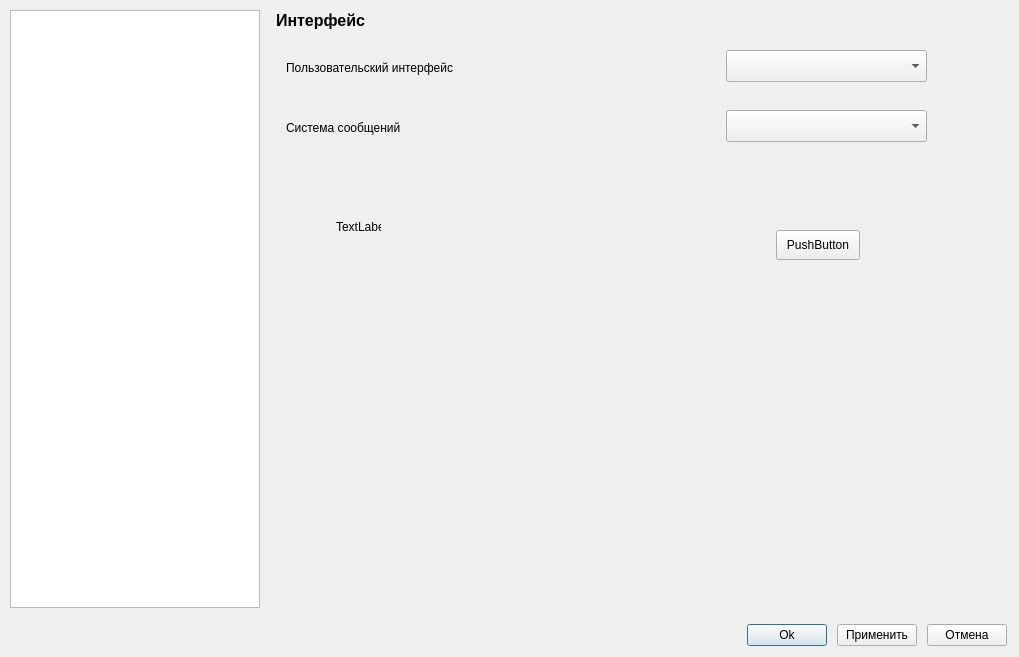
<?xml version="1.0" encoding="UTF-8"?>
<ui version="4.0">
 <class>Nastroiki</class>
 <widget class="QDialog" name="Nastroiki">
  <property name="geometry">
   <rect>
    <x>0</x>
    <y>0</y>
    <width>1019</width>
    <height>657</height>
   </rect>
  </property>
  <property name="windowTitle">
   <string>Настройки im View</string>
  </property>
  <widget class="QWidget" name="widget_2" native="true">
   <property name="geometry">
    <rect>
     <x>743</x>
     <y>614</y>
     <width>270</width>
     <height>42</height>
    </rect>
   </property>
   <property name="sizePolicy">
    <sizepolicy hsizetype="Preferred" vsizetype="Preferred">
     <horstretch>0</horstretch>
     <verstretch>0</verstretch>
    </sizepolicy>
   </property>
   <property name="maximumSize">
    <size>
     <width>16777215</width>
     <height>45</height>
    </size>
   </property>
   <property name="styleSheet">
    <string notr="true"/>
   </property>
   <layout class="QHBoxLayout" name="horizontalLayout">
    <property name="rightMargin">
     <number>0</number>
    </property>
    <item>
     <widget class="QPushButton" name="pushButton">
      <property name="sizePolicy">
       <sizepolicy hsizetype="Fixed" vsizetype="Fixed">
        <horstretch>0</horstretch>
        <verstretch>0</verstretch>
       </sizepolicy>
      </property>
      <property name="text">
       <string>Ok</string>
      </property>
     </widget>
    </item>
    <item>
     <widget class="QPushButton" name="pushButton_2">
      <property name="sizePolicy">
       <sizepolicy hsizetype="Fixed" vsizetype="Fixed">
        <horstretch>0</horstretch>
        <verstretch>0</verstretch>
       </sizepolicy>
      </property>
      <property name="text">
       <string>Применить</string>
      </property>
     </widget>
    </item>
    <item>
     <widget class="QPushButton" name="pushButton_3">
      <property name="sizePolicy">
       <sizepolicy hsizetype="Fixed" vsizetype="Fixed">
        <horstretch>0</horstretch>
        <verstretch>0</verstretch>
       </sizepolicy>
      </property>
      <property name="text">
       <string>Отмена</string>
      </property>
     </widget>
    </item>
   </layout>
  </widget>
  <widget class="QStackedWidget" name="stackedWidget">
   <property name="geometry">
    <rect>
     <x>266</x>
     <y>10</y>
     <width>741</width>
     <height>598</height>
    </rect>
   </property>
   <property name="currentIndex">
    <number>0</number>
   </property>
   <widget class="QWidget" name="page">
    <widget class="QLabel" name="label">
     <property name="geometry">
      <rect>
       <x>10</x>
       <y>0</y>
       <width>111</width>
       <height>21</height>
      </rect>
     </property>
     <property name="text">
      <string>&lt;html&gt;&lt;head/&gt;&lt;body&gt;&lt;p&gt;&lt;span style=&quot; font-size:12pt; font-weight:600;&quot;&gt;Интерфейс&lt;/span&gt;&lt;/p&gt;&lt;/body&gt;&lt;/html&gt;</string>
     </property>
    </widget>
    <widget class="QComboBox" name="comboBox">
     <property name="geometry">
      <rect>
       <x>460</x>
       <y>40</y>
       <width>201</width>
       <height>32</height>
      </rect>
     </property>
    </widget>
    <widget class="QLabel" name="label_8">
     <property name="geometry">
      <rect>
       <x>20</x>
       <y>50</y>
       <width>241</width>
       <height>16</height>
      </rect>
     </property>
     <property name="text">
      <string>Пользовательский интерфейс</string>
     </property>
    </widget>
    <widget class="QPushButton" name="pushButton_4">
     <property name="geometry">
      <rect>
       <x>510</x>
       <y>220</y>
       <width>84</width>
       <height>30</height>
      </rect>
     </property>
     <property name="text">
      <string>PushButton</string>
     </property>
    </widget>
    <widget class="QLabel" name="label_9">
     <property name="geometry">
      <rect>
       <x>70</x>
       <y>210</y>
       <width>45</width>
       <height>14</height>
      </rect>
     </property>
     <property name="text">
      <string>TextLabel</string>
     </property>
    </widget>
    <widget class="QComboBox" name="comboBox_2">
     <property name="geometry">
      <rect>
       <x>460</x>
       <y>100</y>
       <width>201</width>
       <height>32</height>
      </rect>
     </property>
    </widget>
    <widget class="QLabel" name="label_10">
     <property name="geometry">
      <rect>
       <x>20</x>
       <y>110</y>
       <width>321</width>
       <height>16</height>
      </rect>
     </property>
     <property name="text">
      <string>Система сообщений</string>
     </property>
    </widget>
   </widget>
   <widget class="QWidget" name="page_3">
    <widget class="QLabel" name="label_2">
     <property name="geometry">
      <rect>
       <x>10</x>
       <y>0</y>
       <width>161</width>
       <height>21</height>
      </rect>
     </property>
     <property name="text">
      <string>&lt;html&gt;&lt;head/&gt;&lt;body&gt;&lt;p&gt;&lt;span style=&quot; font-size:12pt; font-weight:600; color:#000000;&quot;&gt;Исходные данные&lt;/span&gt;&lt;/p&gt;&lt;/body&gt;&lt;/html&gt;</string>
     </property>
    </widget>
   </widget>
   <widget class="QWidget" name="page_4">
    <widget class="QLabel" name="label_3">
     <property name="geometry">
      <rect>
       <x>10</x>
       <y>0</y>
       <width>161</width>
       <height>21</height>
      </rect>
     </property>
     <property name="text">
      <string>&lt;html&gt;&lt;head/&gt;&lt;body&gt;&lt;p&gt;&lt;span style=&quot; font-size:12pt; font-weight:600; color:#000000;&quot;&gt;Идентификация&lt;/span&gt;&lt;span style=&quot; font-size:12pt; color:#000000;&quot;/&gt;&lt;/p&gt;&lt;/body&gt;&lt;/html&gt;</string>
     </property>
    </widget>
   </widget>
   <widget class="QWidget" name="page_5">
    <widget class="QLabel" name="label_4">
     <property name="geometry">
      <rect>
       <x>10</x>
       <y>0</y>
       <width>161</width>
       <height>21</height>
      </rect>
     </property>
     <property name="text">
      <string>&lt;html&gt;&lt;head/&gt;&lt;body&gt;&lt;p&gt;&lt;span style=&quot; font-size:12pt; font-weight:600; color:#000000;&quot;&gt;Электро&lt;/span&gt;&lt;/p&gt;&lt;/body&gt;&lt;/html&gt;</string>
     </property>
    </widget>
   </widget>
   <widget class="QWidget" name="page_6">
    <widget class="QLabel" name="label_5">
     <property name="geometry">
      <rect>
       <x>10</x>
       <y>0</y>
       <width>161</width>
       <height>21</height>
      </rect>
     </property>
     <property name="text">
      <string>&lt;html&gt;&lt;head/&gt;&lt;body&gt;&lt;p&gt;&lt;span style=&quot; font-size:12pt; font-weight:600; color:#000000;&quot;&gt;Энергетика&lt;/span&gt;&lt;/p&gt;&lt;/body&gt;&lt;/html&gt;</string>
     </property>
    </widget>
   </widget>
   <widget class="QWidget" name="page_7">
    <widget class="QLabel" name="label_6">
     <property name="geometry">
      <rect>
       <x>10</x>
       <y>0</y>
       <width>161</width>
       <height>21</height>
      </rect>
     </property>
     <property name="text">
      <string>&lt;html&gt;&lt;head/&gt;&lt;body&gt;&lt;p&gt;&lt;span style=&quot; font-size:12pt; font-weight:600; color:#000000;&quot;&gt;Тепловентиляция&lt;/span&gt;&lt;/p&gt;&lt;/body&gt;&lt;/html&gt;</string>
     </property>
    </widget>
   </widget>
   <widget class="QWidget" name="page_2">
    <widget class="QLabel" name="label_7">
     <property name="geometry">
      <rect>
       <x>10</x>
       <y>0</y>
       <width>161</width>
       <height>21</height>
      </rect>
     </property>
     <property name="text">
      <string>&lt;html&gt;&lt;head/&gt;&lt;body&gt;&lt;p&gt;&lt;span style=&quot; font-size:12pt; font-weight:600; color:#000000;&quot;&gt;Итоги&lt;/span&gt;&lt;/p&gt;&lt;/body&gt;&lt;/html&gt;</string>
     </property>
    </widget>
   </widget>
  </widget>
  <widget class="QListWidget" name="listWidget">
   <property name="geometry">
    <rect>
     <x>10</x>
     <y>10</y>
     <width>250</width>
     <height>598</height>
    </rect>
   </property>
   <property name="maximumSize">
    <size>
     <width>250</width>
     <height>16777215</height>
    </size>
   </property>
  </widget>
 </widget>
 <resources/>
 <connections/>
</ui>
